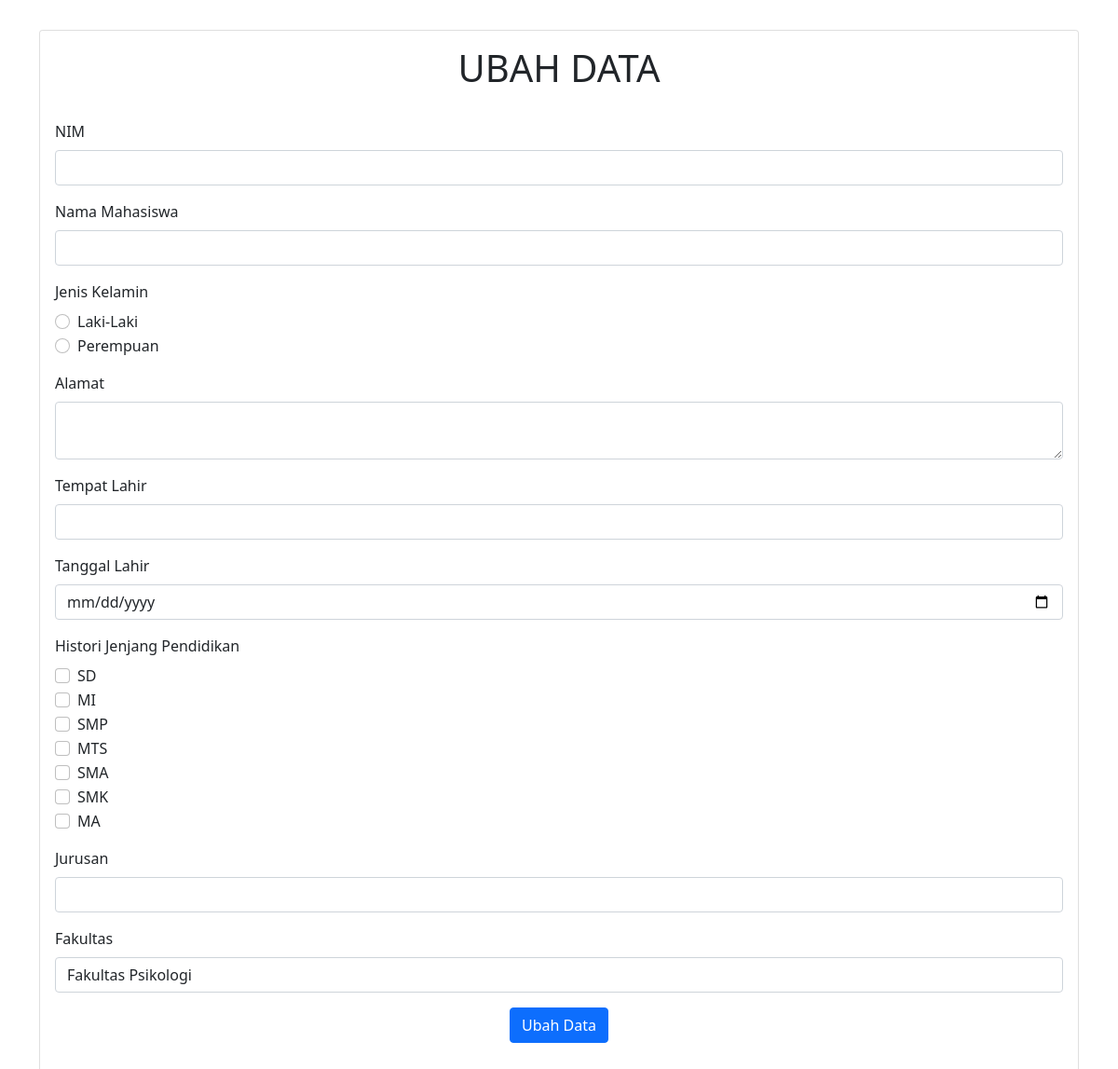
/form_ubah.php, run on an earlier commit of the app's database.
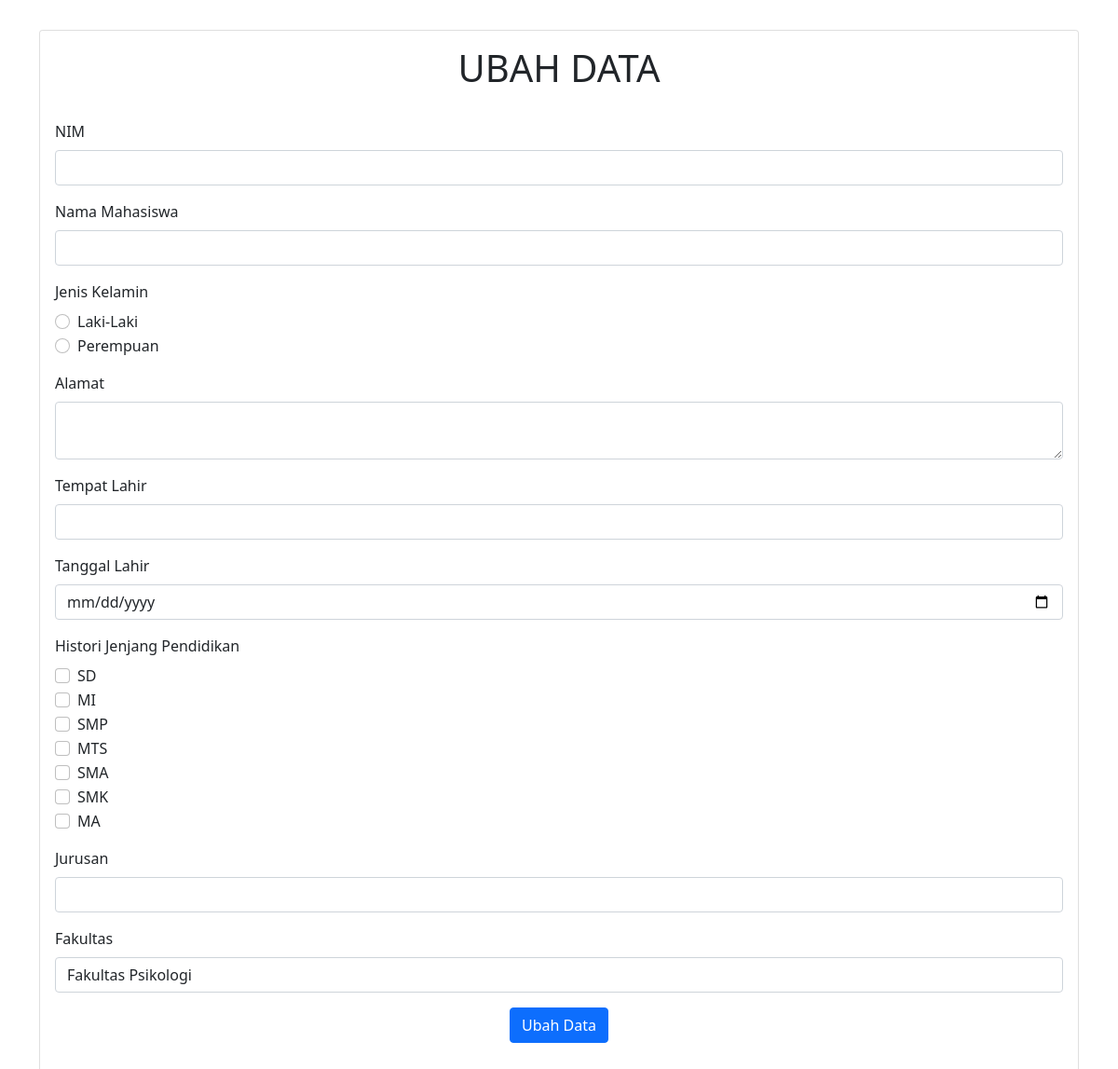
And on a later commit of the database.
### tables this page shows
CREATE TABLE `mahasiswa` (
  `nim` varchar(16) NOT NULL,
  `nama` varchar(50) NOT NULL,
  `jenis` varchar(15) NOT NULL,
  `alamat` varchar(100) NOT NULL,
  `tempatlahir` varchar(50) NOT NULL,
  `tanggallahir` date NOT NULL,
  `pend` varchar(10) NOT NULL,
  `jurusan` varchar(50) NOT NULL,
  `fakultas` varchar(50) NOT NULL
);

### form_ubah.php (the view, shortened to what this page needs)
<html>
<link href="https://cdn.jsdelivr.net/npm/bootstrap@5.1.3/dist/css/bootstrap.min.css" rel="stylesheet">
<body style="background-image:url(https://images.unsplash.com/photo-1635430428280-8893d85549c3?ixlib=rb-1.2.1&ixid=MnwxMjA3fDB8MHxwaG90by1wYWdlfHx8fGVufDB8fHx8&auto=format&fit=crop&w=1475&q=80)">
<?php
include ("koneksi.php");
$data=$_GET['nim'];
$edit="SELECT*FROM mahasiswa WHERE nim='$data'";
$proses=mysqli_query($conn,$edit);
$row=mysqli_fetch_array($proses);
?>
<div class="container">
<div class="card">
<div class="card-body">
<h1><center>UBAH DATA</center></h1></br>
    <form method="POST" action="ubah.php">
    <form>
      <div class="mb-3">
         <label class="form-label">NIM</label>
         <input type="text" class="form-control" id="exampleInputEmail1" name="txtnim" value="<?php echo $row[0] ?>" required >
      </div>
      <div class="mb-3">
         <label class="form-label">Nama Mahasiswa</label>
         <input type="text" class="form-control" id="exampleInputEmail1" name="txtnama" value="<?php echo $row[1] ?>" required >
      </div>
      <div class="mb-3">
         <label class="form-label">Jenis Kelamin</label>
         <div class="form-check">
            <input class="form-check-input" <?= $row[2] == 'Laki-Laki'? 'checked' : '' ?> type="radio" name="txtjenis" id="flexRadioDefault1" value="Laki-Laki" >
            <label class="form-check-label" for="flexRadioDefault1">Laki-Laki</label>
         </div>
         <div class="form-check">
            <input class="form-check-input" <?= $row[2] == 'Perempuan'? 'checked' : '' ?> type="radio" name="txtjenis" id="flexRadioDefault2" value="Perempuan">
            <label class="form-check-label" for="flexRadioDefault2">Perempuan</label>
         </div>
      </div>
      <div class="mb-3">
         <label class="form-label">Alamat</label>
         <textarea class="form-control" id="exampleInputEmail1" name="txtalamat" required> <?php echo $row[3] ?> </textarea>
      </div>
      <div class="mb-3">
         <label class="form-label">Tempat Lahir</label>
         <input type="text" class="form-control" id="exampleInputEmail1" name="txttempatlahir" value="<?php echo $row[4] ?>" required >
      </div>
      <div class="mb-3">
         <label class="form-label">Tanggal Lahir</label>
         <input type="date" class="form-control" id="exampleInputEmail1" name="datetanggallahirr" value="<?php echo $row[5] ?>" required >
      </div>
      <div class="mb-3">
         <label class="form-label">Histori Jenjang Pendidikan</label>
         <div class="form-check">
            <input class="form-check-input" type="checkbox" name="txtpend[]" value="SD">
            <label class="form-check-label">SD</label>
         </div>
         <div class="form-check">
            <input class="form-check-input" type="checkbox" name="txtpend[]" value="MI">
            <label class="form-check-label" for="flexCheckDefault">MI</label>
         </div>
         <div class="form-check">
            <input class="form-check-input" type="checkbox" name="txtpend[]" value="SMP">
            <label class="form-check-label" for="flexCheckChecked">SMP</label>
         </div>
         <div class="form-check">
            <input class="form-check-input" type="checkbox" name="txtpend[]" value="MTS">
            <label class="form-check-label" for="flexCheckDefault">MTS</label>
         </div>
         <div class="form-check">
            <input class="form-check-input" type="checkbox" name="txtpend[]" value="SMA">
            <label class="form-check-label" for="flexCheckChecked">SMA</label>
         </div>
         <div class="form-check">
            <input class="form-check-input" type="checkbox" name="txtpend[]" value="SMK">
            <label class="form-check-label" for="flexCheckChecked">SMK</label>
         </div>
         <div class="form-check">
            <input class="form-check-input" type="checkbox" name="txtpend[]" value="MA">
            <label class="form-check-label" for="flexCheckDefault">MA</label>
         </div>
      </div>
      <div class="mb-3">
         <label class="form-label">Jurusan</label>
         <input type="text" class="form-control" id="exampleInputEmail1" name="txtjurusan" value="<?php echo $row[7] ?>" required >
      </div>
      <div class="mb-3">
         <label class="form-label">Fakultas</label>
         <select name = "txtfakultas" class="form-control" value="<?php echo $row[8] ?>" required>
            <option <?= $row[8]=='Fakultas Psikologi'? 'selected':''?> >Fakultas Psikologi</option>
         </select>
      </div>
      <center>
      <button type="submit" class="btn btn-primary" value="ubah" name="" >Ubah Data</button>
      </center>
    </form>
</div>
</div>
</body>
</html>

What changed in the data, as far as the page shows it:
added mahasiswa: jenis "☐ Laki-Laki", jenis "☐ Perempuan", txtfakultas "Fakultas Psikologi"
Also different on the page:
form field txtjenis: "☐ Laki-Laki" → (not shown)
form field txtjenis: "☐ Perempuan" → (not shown)
form field txtfakultas: "Fakultas Psikologi" → (not shown)
